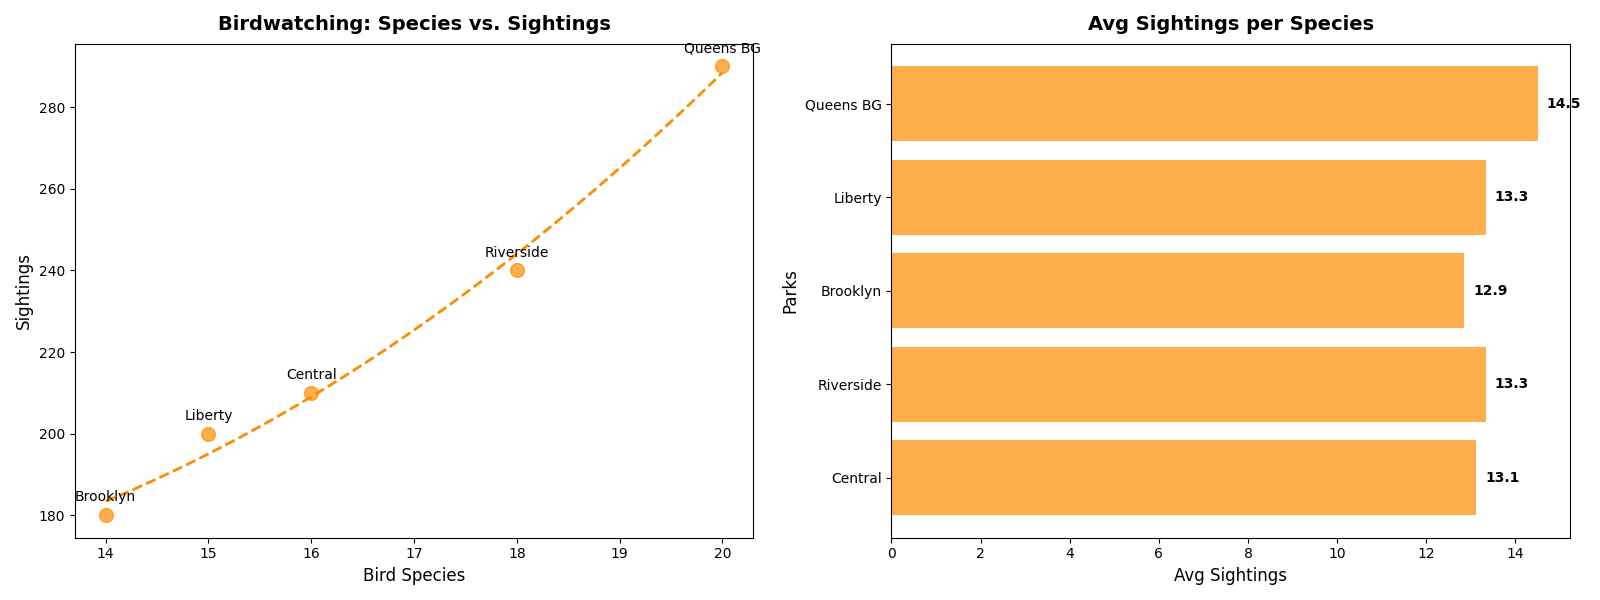

Generate this figure with Python:
import matplotlib.pyplot as plt
import numpy as np
from scipy.optimize import curve_fit

parks = ["Central", "Riverside", "Brooklyn", "Liberty", "Queens BG"]

species_count = np.array([16, 18, 14, 15, 20])
sightings = np.array([210, 240, 180, 200, 290])

def quadratic_model(x, a, b, c):
    return a * x**2 + b * x + c

params, covariance = curve_fit(quadratic_model, species_count, sightings)

species_fit = np.linspace(min(species_count), max(species_count), 100)
sightings_fit = quadratic_model(species_fit, *params)

avg_sightings_per_species = sightings / species_count

fig, axes = plt.subplots(1, 2, figsize=(16, 6))

axes[0].scatter(species_count, sightings, color='darkorange', s=100, alpha=0.7)
axes[0].plot(species_fit, sightings_fit, color='darkorange', linestyle='--', linewidth=2)
for i, park in enumerate(parks):
    axes[0].annotate(park, (species_count[i], sightings[i]), textcoords="offset points", xytext=(0, 10), ha='center')
axes[0].set_title("Birdwatching: Species vs. Sightings", fontsize=14, fontweight='bold', pad=10)
axes[0].set_xlabel("Bird Species", fontsize=12)
axes[0].set_ylabel("Sightings", fontsize=12)

axes[1].barh(parks, avg_sightings_per_species, color='darkorange', alpha=0.7)
axes[1].set_title("Avg Sightings per Species", fontsize=14, fontweight='bold', pad=10)
axes[1].set_xlabel("Avg Sightings", fontsize=12)
axes[1].set_ylabel("Parks", fontsize=12)
for i, v in enumerate(avg_sightings_per_species):
    axes[1].text(v + 0.2, i, f"{v:.1f}", color='black', va='center', fontweight='bold')

plt.tight_layout()
plt.show()
